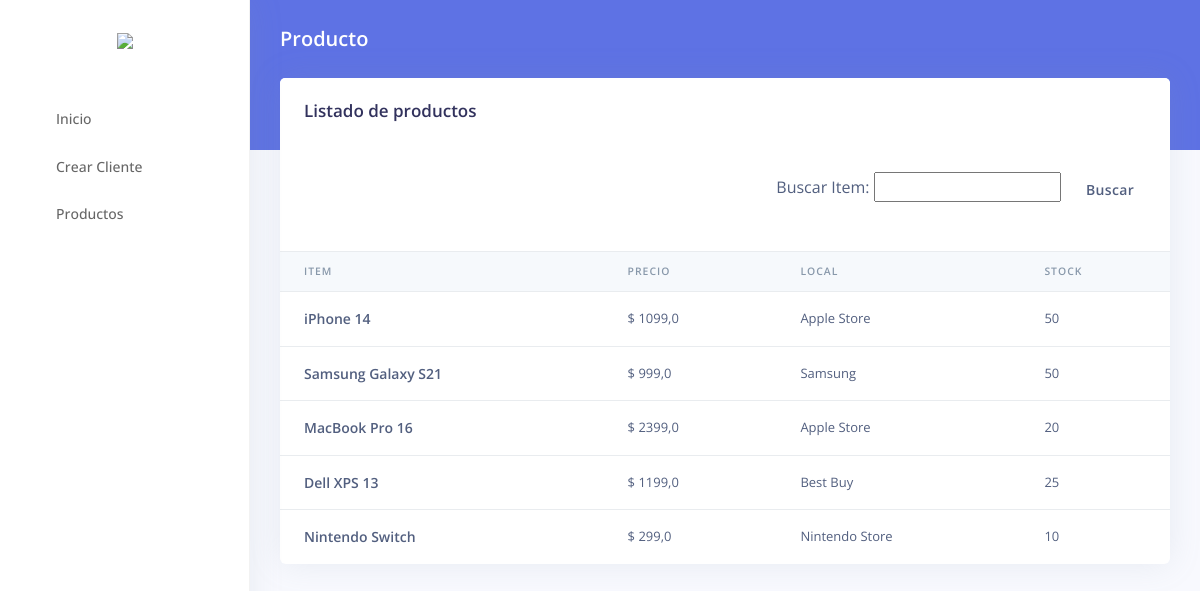
The page /apps/producto/ on the database its author committed.
### apps/models.py (models this page shows)
class Producto (models.Model):
    item = models.CharField(max_length=40)
    precio = models.FloatField()
    local = models.CharField(max_length=40)
    stock = models.IntegerField()

### apps/views.py (the view)
# urls.py: path('producto/', views.productos, name="productos"),
def productos (request):
    item_a_buscar = request.GET.get('item', None)
    if item_a_buscar:
        products =  Producto.objects.filter(item__icontains = item_a_buscar)
    else:
        products =  Producto.objects.all()
    formulario = BuscarProducto()
    products_dict = {'productos': products, 'formulario': formulario}
    return render(request, "productos.html", products_dict)

### apps/forms.py
class BuscarProducto(forms.Form):
    item = forms.CharField(
        label = "Buscar Item",
        widget=forms.TextInput(),
        required=False
    )

### apps/templates/productos.html (shortened to what this page needs)
{% extends "base.html" %}
{% load static %}
{% block header_title %}
Producto
{% endblock header_title %}
{% block content %}
<div class="row">
    <div class="col">
      <div class="card">
        <div class="card-header border-0">
          <h3 class="mb-0">Listado de productos</h3>
        </div>
        <div class="col-lg-12 col-5 text-right mb-3">
          <form action="{% url 'productos' %}" method="GET">
            {{ formulario }}
            <button class="btn bg-neutral w-20 my-4 mb-2">Buscar</button>
          </form>
        </div>
        <div class="table-responsive">
          <table class="table align-items-center table-flush">
            <thead class="thead-light">
              <tr>
                <th scope="col" class="sort" data-sort="item">Item</th>
                <th scope="col" class="sort" data-sort="precio">Precio</th>
                <th scope="col" class="sort" data-sort="local">Local</th>
                <th scope="col" class="sort" data-sort="stock">Stock</th>
              </tr>
            </thead>
            <tbody class="list">
              {% if productos %}
                {% for product in productos %}
                  <tr>
                    <th scope="row">
                      <div class="media align-items-center">
                        <div class="media-body">
                          <span class="name mb-0 text-sm">{{ product.item }}</span>
                        </div>
                      </div>
                    </th>
                    <td>
                      $ {{ product.precio }}
                    </td>
                    <td>
                      {{ product.local }}
                    </td>
                    <td>
                      {{ product.stock }}
                    </td>
                  </tr>
                {% endfor %}
              {% else %}
                <tr colspan="4">
                  <td><strong>No se encuentran productos con esa búsqueda.</strong></td>
                </tr>
                {% endif %}
            </tbody>
          </table>
        </div>
      </div>
    </div>
  </div>
{% endblock content %}

### rows shown on the page
Producto: item "iPhone 14", precio "1099,0", local "Apple Store", stock "50"
Producto: item "Samsung Galaxy S21", precio "999,0", local "Samsung", stock "50"
Producto: item "MacBook Pro 16", precio "2399,0", local "Apple Store", stock "20"
Producto: item "Dell XPS 13", precio "1199,0", local "Best Buy", stock "25"
Producto: item "Nintendo Switch", precio "299,0", local "Nintendo Store", stock "10"
